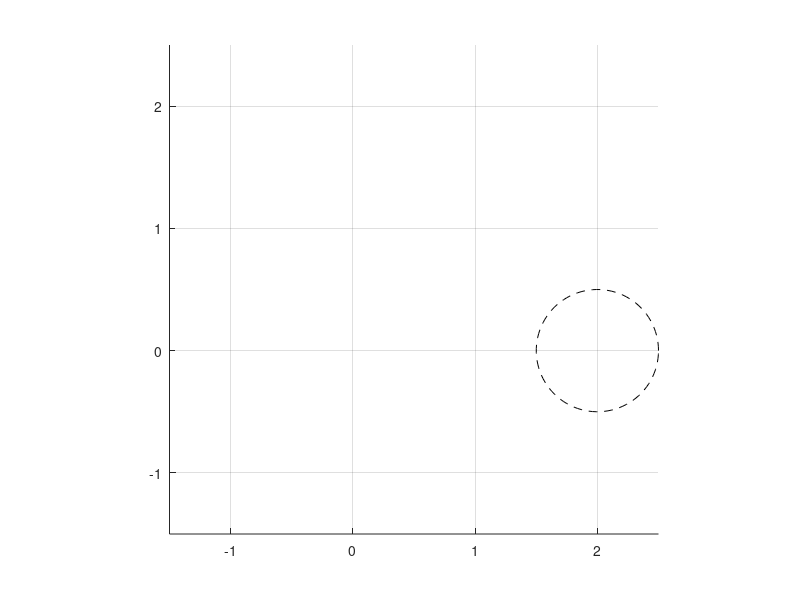

Source code (MATLAB): (Note: this script raises an error after producing the figure.)
clc
clear
close all

global L1 L2 L3
L1 = 1;
L2 = 1;
L3 = 1;
 
q_bef = [0; 0; pi/2];
qd0 = [0; 0; 0];

xc = 2; % Center X-coordinate of the circle
yc = 0;   % Center Y-coordinate of the circle
r = 0.5;    % Radius of the circle

t0 = 0;
tf = 2*pi; 
delta = 0.01;
tt = t0:delta:tf;
num_steps = length(tt);


figure;
hold on;
axis equal;
grid on;
xlim([-1.5, 2.5]);
ylim([-1.5, 2.5]);

% Plot desired circular path
theta = linspace(0, 2*pi, 100);
x_circle = xc + r * cos(theta);
y_circle = yc + r * sin(theta);
plot(x_circle, y_circle, 'k--');

itter = 0;
q_values = zeros(length(q_bef), num_steps);
qd_values = zeros(length(q_bef), num_steps);
desired_x = zeros(2, num_steps);
end_effector_x = zeros(2, num_steps);

Kp = 10; % gain stability

path_x = [];
path_y = [];

for t = t0:delta:tf

    itter = itter + 1;

    xd = xc + r * cos(t);
    yd = yc + r * sin(t);
    xdotd = -r * sin(t);
    ydotd = r * cos(t);

    desired_x(:, itter) = [xd; yd];


    % forward kinematics
    [p0, p1, p2, p3] = ForKin(q_bef);

    % position error
    e = [xd; yd; 0] - p3;

    % desired velocity
    rd = [xdotd; ydotd; 0] + Kp*e;

    % joint velocities
    qd = InvKin(q_bef, rd, qd0);

    % Update joint positions
    q = q_bef + qd * delta;

    % Store joint positions and velocities
    q_values(:, itter) = q;
    qd_values(:, itter) = qd;


    % forward kinematics
    [p0, p1, p2, p3] = ForKin(q);
    
    % Store end-effector position for plotting path
    path_x = [path_x; p3(1)];
    path_y = [path_y; p3(2)];

    % Store end-effector position
    end_effector_x(:, itter) = p3(1:2);


    q_bef = q;

    % Plot the manipulator
    clf;
    hold on;
    axis equal;
    grid on;
    xlim([-1.5, 2.5]);
    ylim([-1.5, 2.5]);
    plot(x_circle, y_circle, 'k--'); % Desired path (circle)
    plot(path_x, path_y, 'r-', 'LineWidth', 1); % Actual end-effector path
    plot([p0(1) p1(1)], [p0(2) p1(2)], 'b-', 'LineWidth', 2); % Link 1
    plot([p1(1) p2(1)], [p1(2) p2(2)], 'b-', 'LineWidth', 2); % Link 2
    plot([p2(1) p3(1)], [p2(2) p3(2)], 'b-', 'LineWidth', 2); % Link 3
    
    % Plot joints
    plot(p0(1), p0(2), 'ko', 'MarkerSize', 5, 'MarkerFaceColor', 'k'); % Base joint
    plot(p1(1), p1(2), 'ko', 'MarkerSize', 5, 'MarkerFaceColor', 'k'); % Joint 1
    plot(p2(1), p2(2), 'ko', 'MarkerSize', 5, 'MarkerFaceColor', 'k'); % Joint 2
    plot(p3(1), p3(2), 'ko', 'MarkerSize', 5, 'MarkerFaceColor', 'k'); % End effector
        
    title('3-Link Manipulator Moving Along a Circle');
    xlabel('X Position');
    ylabel('Y Position');
    drawnow;

end

PlotResults(tt, q_values, qd_values, desired_x, end_effector_x);